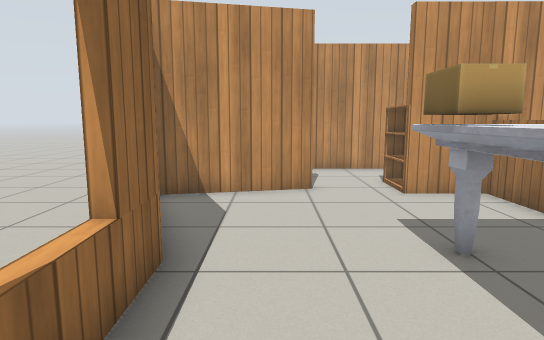
View 1 (above)

20 first-person views from a walk through a Gazebo world. The camera is 1 m above the floor, tilts 8° down and sees 75° across. The floor is counted in squares, 0.5 m on a side. Each view is taken from the middle of a square. On the plan, view 1 faces up. The plan holds only what a view shows up to about 19 squares ahead; the rest is blank. Gazebo's built-in surfaces are drawn with simple patterns.

View 2
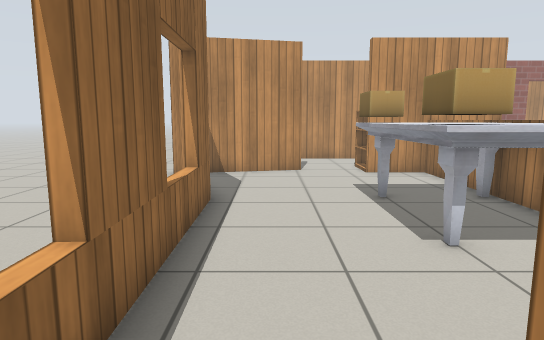

View 3
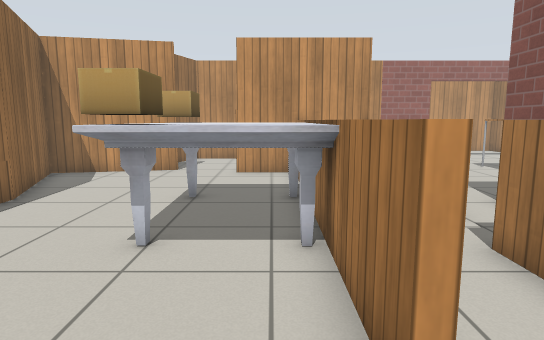

View 4
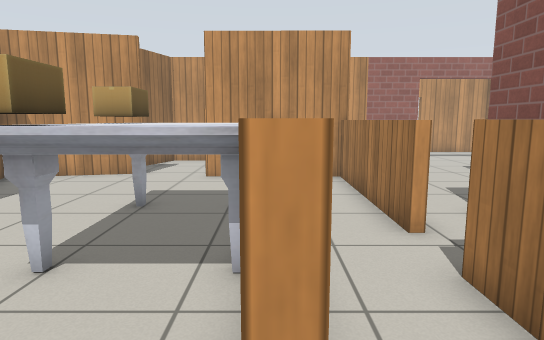

View 5
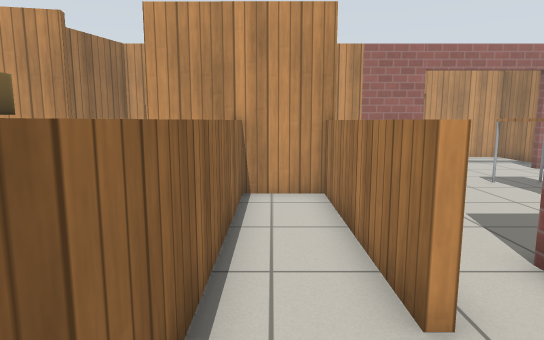

View 6
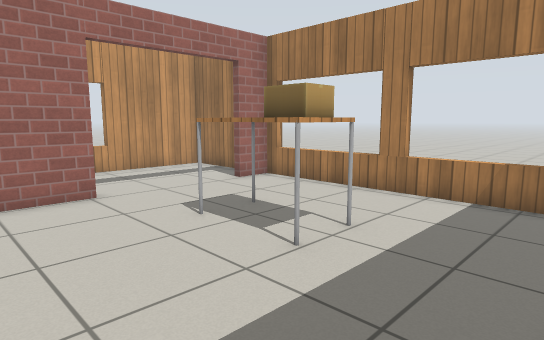

View 7
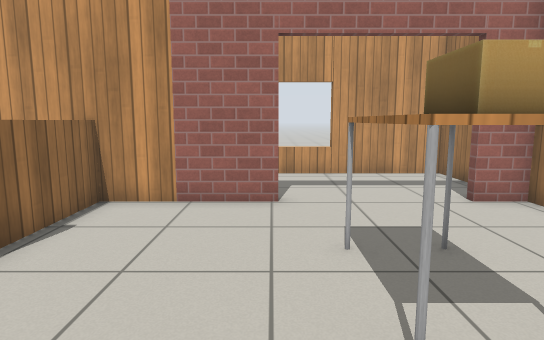

View 8
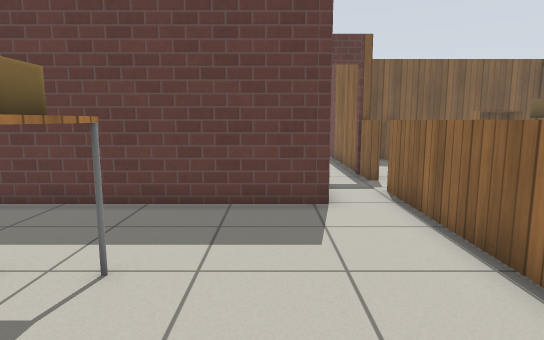

View 9
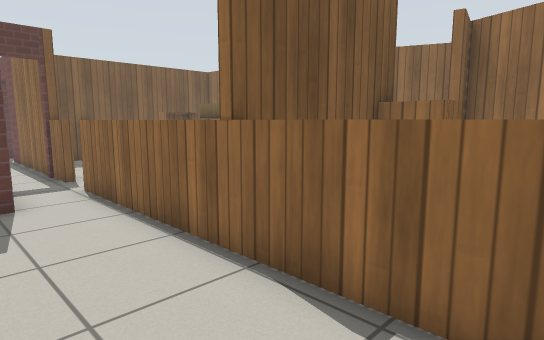

View 10
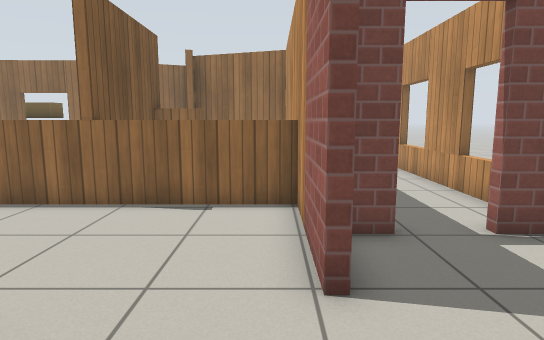

View 11
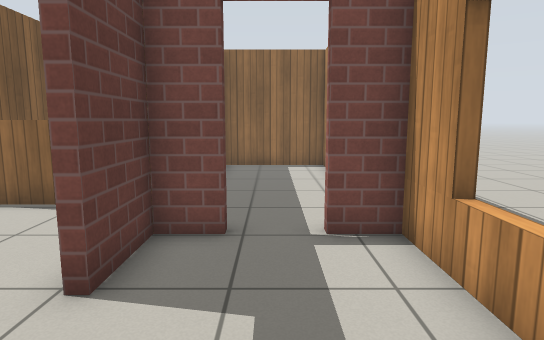

View 12
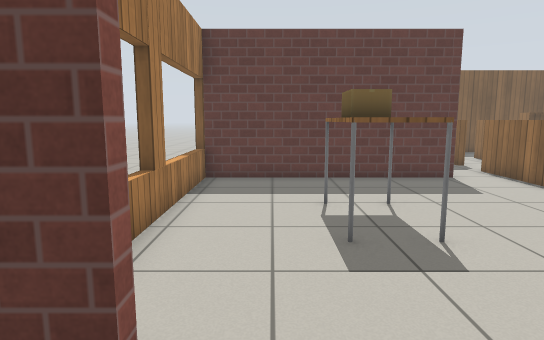

View 13
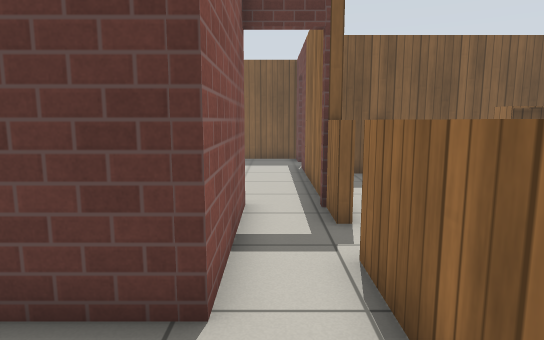

View 14
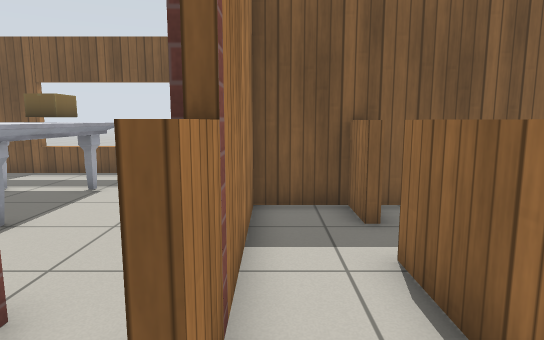

View 15
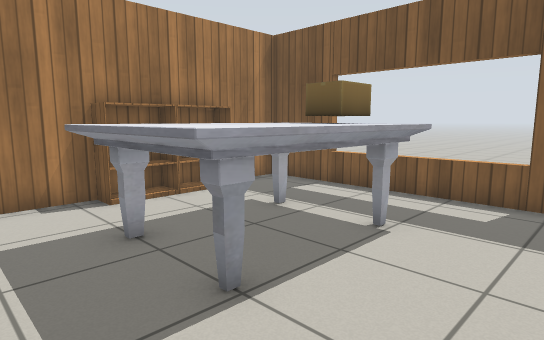

View 16
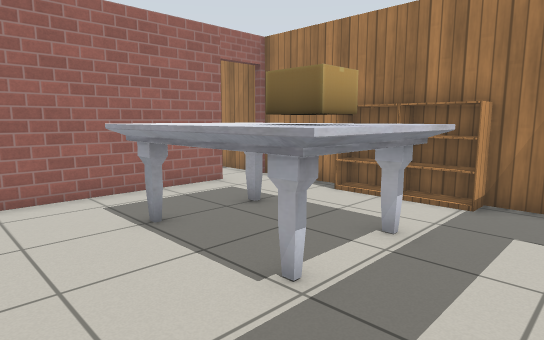

View 17
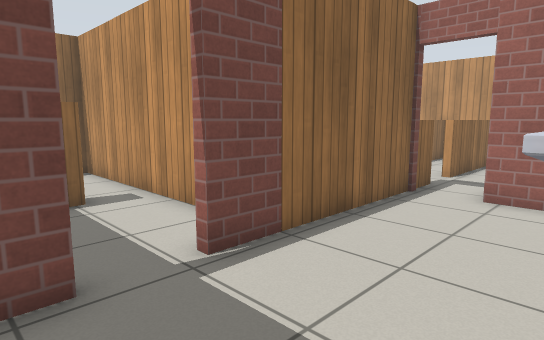

View 18
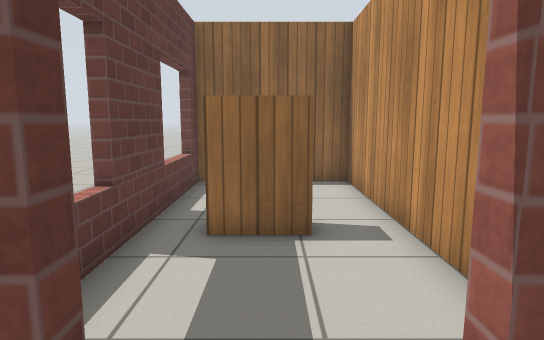

View 19
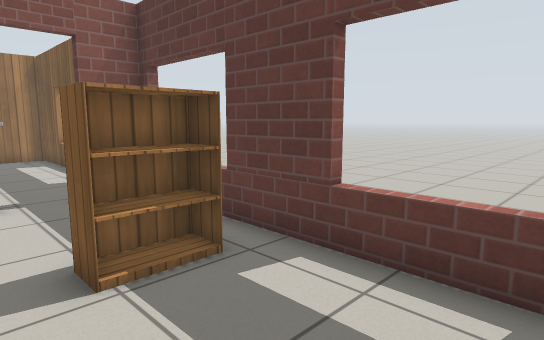

View 20
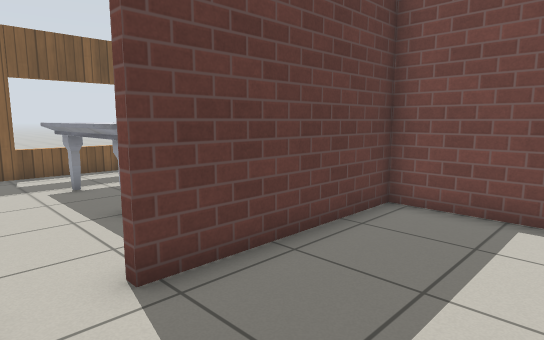

### Floor plan
Points are (right, up) in squares from view 1. A wall is a line through its corners. A room is listed if a view was taken in it or the views show most of it. See-through windows are left out.
Room 1 (views 1, 2, 3)
walls: (1.3, 10.3) (-3.4, 9.3) (-1.6, 4.8) (-1.5, -2.2); (6, 9.6) (4.3, 9.6); (-1.6, -5.2) (5.9, -5.2)
low walls: (5.9, -1.9) (5.9, 9.6)
ways out: opening at (6, -3) to room 2; opening at (3, 10)
objects: bookshelf (1, -3) to (3, -3); cardboard box (3, 1) to (3, 2); marble table (3, 1) to (5, 6); cardboard box (3, 4) to (3, 5)
Room 2 (views 4, 5, 14)
walls: (5.9, -5.2) (8.4, -5.2) (8.4, 1.4); (8.7, 9.6) (6, 9.6)
low walls: (8.4, 3) (8.4, 9.6); (6.2, -3.6) (6.2, -5.5); (6.2, 9.6) (6.2, -1.9)
ways out: opening at (6, -3) to room 1; opening at (9, 2) to room 3; open door at (9.5, 0) to room 5
Room 3 (views 6, 7, 8, 9, 10, 13)
walls: (13.2, 14.6) (9, 14.6); (19.2, 10) (19.7, 10); (19.7, 9.2) (19.2, 9.2); (8.7, 14.6) (8.7, 3); (19.7, 14.1) (19.2, 14.1); (19.3, 4.6) (19.3, 14.6) (18, 14.6); (8.7, 1.4) (8.7, -0.1); (10.6, -0.3) (10.6, 4.7) (19.7, 4.7)
ways out: opening at (9, 2) to room 2; open door at (16, 15) to room 4
objects: table (14, 9) to (15, 11); cardboard box (15, 9) to (15, 10)
Room 4 (views 11, 12)
walls: (18, 14.9) (18.8, 14.9); (10.9, 16.2) (10.9, 14.9) (13.2, 14.9); (19.3, 16.5) (19.3, 19.3) (10.9, 19.3) (10.9, 17.9)
ways out: open door at (16, 15) to room 3; open door at (11, 17.5) to room 8
Room 5 (views 15, 16, 17, 18)
walls: (19.3, -3.4) (19.3, -0.2); (17.3, -0.3) (10.6, -0.3); (8.7, -8.9) (8.7, -10.4) (19.3, -10.4) (19.3, -8.6); (8.7, -0.1) (8.7, -7.1)
ways out: open door at (9.5, 0) to room 2; open door at (8.8, -8) to room 6; open door at (18.5, 0) to room 7
objects: marble table (13, -8) to (16, -3); cardboard box (14, -7) to (14, -6); bookshelf (19, -8) to (19, -6); bookshelf (19, -5) to (19, -4)
Room 6 (view 19)
walls: (6.2, -5.5) (-1.5, -5.5) (-1.4, -10.4) (8.4, -10.4) (8.4, -8.9)
ways out: open door at (8.8, -8) to room 5
objects: bookshelf (3, -9) to (4, -8)
Room 7 (view 20)
walls: (19.3, 0.1) (19.3, 2.4); (10.9, 3.1) (10.9, 0) (17.3, 0)
ways out: open door at (18.5, 0) to room 5
Room 8 (no view inside)
walls: (8.6, 19.3) (1.2, 19.3) (1.2, 14.9)
ways out: open door at (11, 17.5) to room 4

Positions as (right, up) in squares from view 1, and headings:
1: (0, 0), facing up
2: (0, -4), facing up
3: (5, -4), facing up
4: (6, -3), facing up
5: (7, 0), facing up
6: (10, 5), facing up-right
7: (13, 6), facing up
8: (12, 13), facing down
9: (12, 14), facing down-left
10: (17, 14), facing left
11: (17, 17), facing left
12: (17, 17), facing down
13: (10, 8), facing down
14: (8, 3), facing down
15: (10, -1), facing down-right
16: (10, -10), facing up-right
17: (13, -10), facing up-left
18: (10, -8), facing left
19: (-1, -6), facing down-right
20: (19, 4), facing down-left
